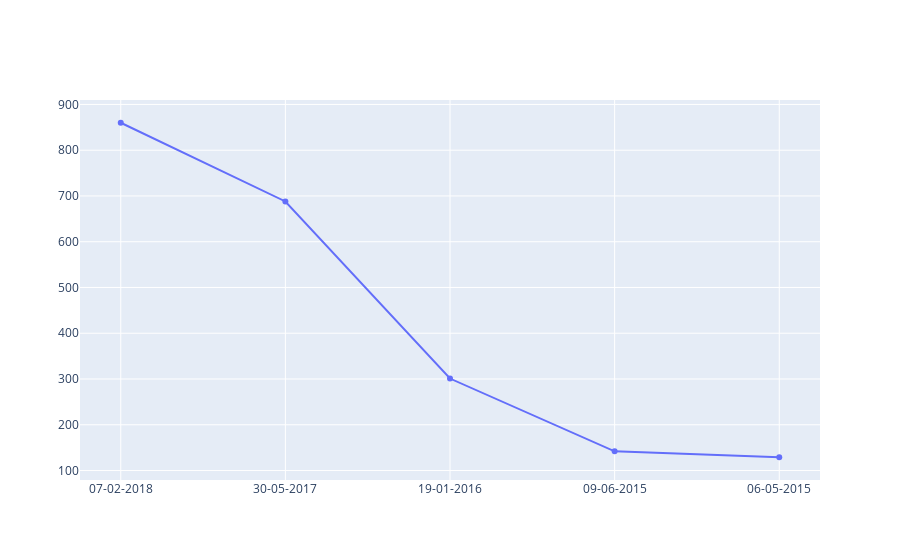

The code cell stored with this chart in its notebook:
### Code cell
import plotly.graph_objects as go
big_inverst=df[df['Startup Name']=='Swiggy'].groupby('Date')['amount'].max().sort_values(ascending=False).head()
trace1=go.Line(x=big_inverst.index,y=big_inverst.values)
data=[trace1]
layout=go.Layout(title='')
fig=go.Figure(data,layout)
fig.show()

### Figure 1 — Plotly figure (JSON) as saved in the notebook; plotly's stock layout.template omitted (floating-point values rounded to 4 significant figures)
{"data": [{"type": "scatter", "x": ["07-02-2018", "30-05-2017", "19-01-2016", "09-06-2015", "06-05-2015"], "y": [860, 688, 301, 141.9, 129]}], "layout": {"title": {"text": ""}}}
